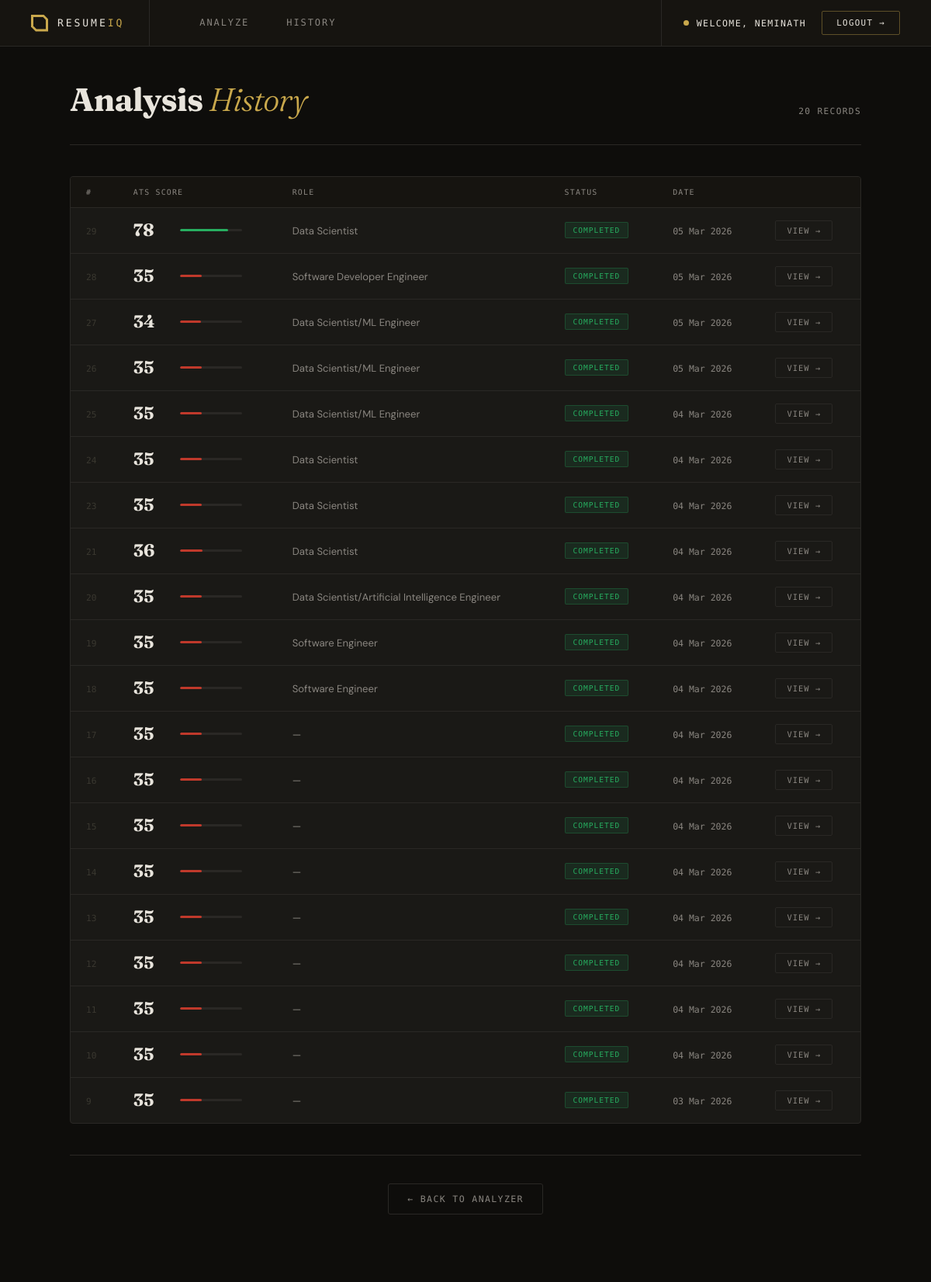
Page /history/ (signed in) on the committed database.
### resume_analyzer/models.py (models this page shows, shortened)
class ResumeAnalysis(models.Model):
    STATUS = [
        ('pending', 'Pending'),
        ('processing', 'Processing'),
        ('completed', 'Completed'),
        ('failed', 'Failed')
    ]
    user = models.ForeignKey(
        User,
        on_delete=models.CASCADE,
        related_name='analyses'
    )
    resume_file = models.FileField(upload_to='resumes/', blank=True, null=True)
    resume_text = models.TextField(blank=True)
    job_description = models.TextField()
    status = models.CharField(max_length=20, choices=STATUS, default='pending')
    ats_score = models.FloatField(null=True, blank=True)
    keyword_score = models.FloatField(null=True, blank=True)
    semantic_score = models.FloatField(null=True, blank=True)
    experience_score = models.FloatField(null=True, blank=True)
    quality_score = models.FloatField(null=True, blank=True)
    detected_role = models.CharField(max_length=200, blank=True)
    experience_level = models.CharField(max_length=100, blank=True)
    critical_skill_gaps_json = models.TextField(default='[]', blank=True)
    advanced_skill_gaps_json = models.TextField(default='[]', blank=True)
    resume_weaknesses_json = models.TextField(default='[]', blank=True)
    career_roadmap_json = models.TextField(default='[]', blank=True)
    personalized_advice = models.TextField(blank=True)
    created_at = models.DateTimeField(auto_now_add=True)
    updated_at = models.DateTimeField(auto_now=True)
    class Meta:
        ordering = ['-created_at']
    @property
    def critical_skill_gaps(self):
        return json.loads(self.critical_skill_gaps_json)
    @property
    def advanced_skill_gaps(self):
        return json.loads(self.advanced_skill_gaps_json)
    @property
    def resume_weaknesses(self):
        return json.loads(self.resume_weaknesses_json)
    @property
    def career_roadmap(self):
        return json.loads(self.career_roadmap_json)

### resume_analyzer/views.py (the view)
# urls.py: path('history/', views.history_view, name='history'),
@login_required
def history_view(request):
    analyses = ResumeAnalysis.objects.filter(
        user=request.user
    ).order_by('-created_at')[:20]
    return render(request, 'resume_analyzer/history.html', {'analyses': analyses})

### templates/resume_analyzer/history.html (shortened to what this page needs)
{% extends "base.html" %}
{% block content %}
<div class="h-header">
  <div>
    <h1>Analysis <em>History</em></h1>
  </div>
  <div class="h-header-right">
    {{ analyses|length }} record{% if analyses|length != 1 %}s{% endif %}
  </div>
</div>
{% if analyses %}
<div class="h-table-wrap">
  <table class="h-table">
    <thead>
      <tr>
        <th>#</th>
        <th>ATS Score</th>
        <th>Role</th>
        <th>Status</th>
        <th>Date</th>
        <th></th>
      </tr>
    </thead>
    <tbody>
      {% for a in analyses %}
      <tr>
        <td><span class="td-id">{{ a.pk }}</span></td>
        <td>
          <div class="score-cell">
            <span class="score-num">
              {% if a.ats_score %}{{ a.ats_score|floatformat:0 }}{% else %}—{% endif %}
            </span>
            {% if a.ats_score %}
              <div class="score-bar-wrap">
                <div class="score-bar-fill
                  {% if a.ats_score >= 75 %}high
                  {% elif a.ats_score >= 50 %}mid
                  {% else %}low{% endif %}"
                  style="width:{{ a.ats_score|floatformat:0 }}%">
                </div>
              </div>
            {% endif %}
          </div>
        </td>
        <td><span class="td-role">{{ a.detected_role|default:"—" }}</span></td>
        <td>
          <span class="status-badge status-{{ a.status }}">{{ a.status }}</span>
        </td>
        <td><span class="td-date">{{ a.created_at|date:"d M Y" }}</span></td>
        <td>
          <a href="/result/{{ a.pk }}/" class="view-link">View →</a>
        </td>
      </tr>
      {% endfor %}
    </tbody>
  </table>
</div>
{% else %}
<div class="h-empty">
  <div class="h-empty-icon">📋</div>
  <p>No analyses yet. Start by uploading your resume.</p>
  <a href="/" class="btn-start">← Analyze a Resume</a>
</div>
{% endif %}
<div class="h-footer">
  <a href="/" class="btn-back">← Back to Analyzer</a>
</div>
{% endblock %}

### templates/base.html (shortened to what this page needs)
<!DOCTYPE html>
<html lang="en">
<head>
</head>
<body>
<nav>
  <a href="/" class="nav-logo">
    <div class="nav-logo-mark"></div>
    <span class="nav-logo-text">RESUME<em>IQ</em></span>
  </a>
  <div class="nav-links">
    <a href="/" class="nav-link">Analyze</a>
    <a href="/history/" class="nav-link">History</a>
  </div>
  <div class="nav-right">
    {% if user.is_authenticated %}
      <div class="nav-user">
        <div class="nav-user-dot"></div>
        <span class="nav-username">Welcome, {{ user.username }}</span>
      </div>
      <a href="{% url 'logout' %}" class="nav-logout">Logout →</a>
    {% else %}
      <a href="{% url 'login' %}" class="nav-login">Login →</a>
    {% endif %}
  </div>
</nav>
<div class="container">
  {% block content %}{% endblock %}
</div>
</body>
</html>

### templates/base.html (style rules this page uses)
:root { --ink: #f0ece4; --ink-dim: #aca8a2; --ink-faint: #5a5850; --bg: #0d0b08; --surface: #161410; --surface2: #1c1a16; --rule: #2e2c26; --gold: #c9a84c; --gold-dim: rgba(201,168,76,0.12); --mono: 'DM Mono', monospace; --serif: 'Fraunces', serif; --sans: 'DM Sans', sans-serif; }
* { box-sizing: border-box; margin: 0; padding: 0; }
body { font-family: var(--sans); background: var(--bg); color: var(--ink); min-height: 100vh; display: flex; flex-direction: column; }
nav { background: var(--surface); border-bottom: 1px solid var(--rule); padding: 0 40px; display: flex; align-items: stretch; height: 60px; position: sticky; top: 0; z-index: 100; }
.nav-logo { display: flex; align-items: center; gap: 12px; margin-right: 40px; text-decoration: none; border-right: 1px solid var(--rule); padding-right: 32px; }
.nav-logo-mark { width: 22px; height: 22px; background: var(--gold); clip-path: polygon(0 0, calc(100% - 6px) 0, 100% 6px, 100% 100%, 6px 100%, 0 calc(100% - 6px)); flex-shrink: 0; position: relative; }
.nav-logo-mark::after { content: ''; position: absolute; inset: 3px; background: var(--surface); clip-path: polygon(0 0, calc(100% - 4px) 0, 100% 4px, 100% 100%, 4px 100%, 0 calc(100% - 4px)); }
.nav-logo-text { font-family: var(--mono); font-size: 0.82rem; font-weight: 500; letter-spacing: 0.22em; color: var(--ink); text-transform: uppercase; }
.nav-logo-text em { font-style: normal; color: var(--gold); font-weight: 500; letter-spacing: 0.22em; }
.nav-links { display: flex; align-items: stretch; gap: 0; }
.nav-link { display: flex; align-items: center; padding: 0 24px; font-family: var(--mono); font-size: 0.75rem; text-transform: uppercase; letter-spacing: 0.16em; color: var(--ink-dim); text-decoration: none; border-bottom: 2px solid transparent; transition: all 0.15s; }
.nav-right { margin-left: auto; display: flex; align-items: center; gap: 20px; border-left: 1px solid var(--rule); padding-left: 28px; }
.nav-user { display: flex; align-items: center; gap: 10px; }
.nav-user-dot { width: 7px; height: 7px; border-radius: 50%; background: var(--gold); flex-shrink: 0; }
.nav-username { font-family: var(--mono); font-size: 0.72rem; text-transform: uppercase; letter-spacing: 0.12em; color: var(--ink); }
.nav-logout { font-family: var(--mono); font-size: 0.68rem; text-transform: uppercase; letter-spacing: 0.12em; color: var(--ink); text-decoration: none; padding: 8px 18px; border: 1px solid rgba(201,168,76,0.4); border-radius: 2px; transition: all 0.15s; }
.container { max-width: 1100px; margin: 0 auto; padding: 0 40px 60px; width: 100%; flex: 1; }

### rows in the picture
ResumeAnalysis: pk "29", ats_score "78", detected_role "Data Scientist", status "COMPLETED", created_at "05 Mar 2026"
ResumeAnalysis: pk "28", ats_score "35", detected_role "Software Developer Engineer", status "COMPLETED", created_at "05 Mar 2026"
ResumeAnalysis: pk "27", ats_score "34", detected_role "Data Scientist/ML Engineer", status "COMPLETED", created_at "05 Mar 2026"
ResumeAnalysis: pk "26", ats_score "35", detected_role "Data Scientist/ML Engineer", status "COMPLETED", created_at "05 Mar 2026"
ResumeAnalysis: pk "25", ats_score "35", detected_role "Data Scientist/ML Engineer", status "COMPLETED", created_at "04 Mar 2026"
ResumeAnalysis: pk "24", ats_score "35", detected_role "Data Scientist", status "COMPLETED", created_at "04 Mar 2026"
ResumeAnalysis: pk "23", ats_score "35", detected_role "Data Scientist", status "COMPLETED", created_at "04 Mar 2026"
ResumeAnalysis: pk "21", ats_score "36", detected_role "Data Scientist", status "COMPLETED", created_at "04 Mar 2026"
ResumeAnalysis: pk "20", ats_score "35", detected_role "Data Scientist/Artificial Intelligence Engineer", status "COMPLETED", created_at "04 Mar 2026"
ResumeAnalysis: pk "19", ats_score "35", detected_role "Software Engineer", status "COMPLETED", created_at "04 Mar 2026"
ResumeAnalysis: pk "18", ats_score "35", detected_role "Software Engineer", status "COMPLETED", created_at "04 Mar 2026"
ResumeAnalysis: pk "17", ats_score "35", detected_role "—", status "COMPLETED", created_at "04 Mar 2026"
ResumeAnalysis: pk "16", ats_score "35", detected_role "—", status "COMPLETED", created_at "04 Mar 2026"
ResumeAnalysis: pk "15", ats_score "35", detected_role "—", status "COMPLETED", created_at "04 Mar 2026"
ResumeAnalysis: pk "14", ats_score "35", detected_role "—", status "COMPLETED", created_at "04 Mar 2026"
ResumeAnalysis: pk "13", ats_score "35", detected_role "—", status "COMPLETED", created_at "04 Mar 2026"
ResumeAnalysis: pk "12", ats_score "35", detected_role "—", status "COMPLETED", created_at "04 Mar 2026"
ResumeAnalysis: pk "11", ats_score "35", detected_role "—", status "COMPLETED", created_at "04 Mar 2026"
ResumeAnalysis: pk "10", ats_score "35", detected_role "—", status "COMPLETED", created_at "04 Mar 2026"
ResumeAnalysis: pk "9", ats_score "35", detected_role "—", status "COMPLETED", created_at "03 Mar 2026"

### other values in the picture
{{ user.username }} "NEMINATH"
{{ analyses|length }} "20"
